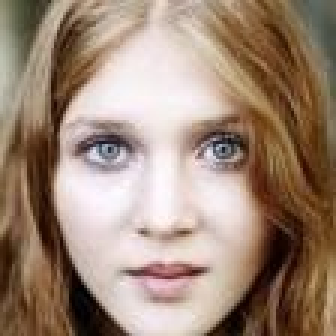
#> input picture 1.jpg, 112 x 112 px (shown 3 times larger)
$ python -i make_mask.py   (imports and definitions only)
#> lines starting #> are read from the running program, lines starting #| are printed output that depends on the picture
import os
import cv2
import numpy as np
import pandas as pd


img_path = './sample'
LM_root = './landmark'
LM_file = 'test.csv'
save_root = './mask'

lmrk = pd.read_csv('{}/{}'.format(LM_root, LM_file))
#> (reads landmark/test.csv from the repository)


# [2 lines not run here, left out]


def frontal(img):
    points = np.array([[int(landmarks[1,0]), int(landmarks[1,1])],
                       [int(landmarks[2, 0]), int(landmarks[2, 1])],
                       [int(landmarks[3,0]), int(landmarks[3,1])],
                       [int(landmarks[4,0]), int(landmarks[4,1])],
                       [int(landmarks[5, 0]), int(landmarks[5, 1])],
                       [int(landmarks[6, 0]), int(landmarks[6, 1])],
                       [int(landmarks[7, 0]), int(landmarks[7, 1])],
                       [int(landmarks[8,0]), int(landmarks[8,1])],
                       [int(landmarks[9, 0]), int(landmarks[9, 1])],
                       [int(landmarks[10, 0]), int(landmarks[10, 1])],
                       [int(landmarks[11, 0]), int(landmarks[11, 1])],
                       [int(landmarks[12, 0]), int(landmarks[12, 1])],
                       [int(landmarks[13, 0]), int(landmarks[13, 1])],
                       [int(landmarks[14,0]), int(landmarks[14,1])],
                       [int(landmarks[15, 0]), int(landmarks[15, 1])],
                       [int(landmarks[28,0]), int(landmarks[28,1])]])
    img = cv2.fillConvexPoly(img, points, (0, 0, 0))

    return img


def profile(img):
    points = np.array([[int(landmarks[7,0]), int(landmarks[7,1])],
                       [int(landmarks[8, 0]), int(landmarks[8, 1])],
                       [int(landmarks[9, 0]), int(landmarks[9, 1])],
                       [int(landmarks[10, 0]), int(landmarks[10, 1])],
                       [int(landmarks[11, 0]), int(landmarks[11, 1])],
                       [int(landmarks[12, 0]), int(landmarks[12, 1])],
                       [int(landmarks[13, 0]), int(landmarks[13, 1])],
                       [int(landmarks[14,0]), int(landmarks[14,1])],
                       [int(landmarks[15, 0]), int(landmarks[15, 1])],
                       [int(landmarks[28, 0]), int(landmarks[28, 1])],
                       [int(landmarks[29,0]), int(landmarks[29,1])],
                       [int(landmarks[30, 0]), int(landmarks[30, 1])],
                       ])
    img = cv2.fillConvexPoly(img, points, (0, 0, 0))


    return img

def blur(img):

    img_copy = img.copy()
    img_copy[:, :, :] = 255


    line_color = (0, 0, 0)
    line_width = 1
    if face_type.split('_')[0] == '0':

        for n in range(1, 15):
            cv2.line(img_copy, (int(landmarks[n, 0]), int(landmarks[n, 1])),
                     (int(landmarks[n + 1, 0]), int(landmarks[n + 1, 1])), line_color, line_width)
        cv2.line(img_copy, (int(float(landmarks[15, 0])), int(float(landmarks[15, 1]))),
                 (int(float(landmarks[28, 0])), int(float(landmarks[28, 1]))), line_color, line_width)
        cv2.line(img_copy, (int(float(landmarks[28, 0])), int(float(landmarks[28, 1]))),
                 (int(float(landmarks[1, 0])), int(float(landmarks[1, 1]))), line_color, line_width)
    else:
        for n in range(7, 15):
            cv2.line(img_copy, (int(landmarks[n, 0]), int(landmarks[n, 1])),
                     (int(landmarks[n + 1, 0]), int(landmarks[n + 1, 1])), line_color, line_width)
        cv2.line(img_copy, (int(float(landmarks[15, 0])), int(float(landmarks[15, 1]))),
                 (int(float(landmarks[28, 0])), int(float(landmarks[28, 1]))), line_color, line_width)
        cv2.line(img_copy, (int(float(landmarks[28, 0])), int(float(landmarks[28, 1]))),
                 (int(float(landmarks[29, 0])), int(float(landmarks[29, 1]))), line_color, line_width)
        cv2.line(img_copy, (int(float(landmarks[29, 0])), int(float(landmarks[29, 1]))),
                 (int(float(landmarks[30, 0])), int(float(landmarks[30, 1]))), line_color, line_width)
        cv2.line(img_copy, (int(float(landmarks[30, 0])), int(float(landmarks[30, 1]))),
                 (int(float(landmarks[7, 0])), int(float(landmarks[7, 1]))), line_color, line_width)


    kernel_size = (3, 3)
    sigma = 0.5

    for i in range(112):
        for j in range(112):

            if img_copy[i, j, 0] == 0:

                img[i-1:i+2,j-1:j+2,0] = cv2.GaussianBlur(img[i-1:i+2,j-1:j+2,0], kernel_size, sigma)
                img[i-1:i+2,j-1:j+2,1] = cv2.GaussianBlur(img[i-1:i+2,j-1:j+2,1], kernel_size,
                                                                      sigma)
                img[i-1:i+2,j-1:j+2,2] = cv2.GaussianBlur(img[i-1:i+2,j-1:j+2,2], kernel_size,
                                                                      sigma)

    return img


# [26 lines not run here, left out]

>>> import cv2
>>> picture = cv2.imread('1.jpg', cv2.IMREAD_GRAYSCALE)
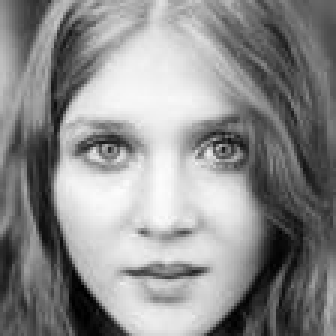
#> picture: shape (112, 112) (shown 3 times larger); min 0, max 252, mean 140.5
#> (the run stopped early here; a loop or call above may not have finished)
